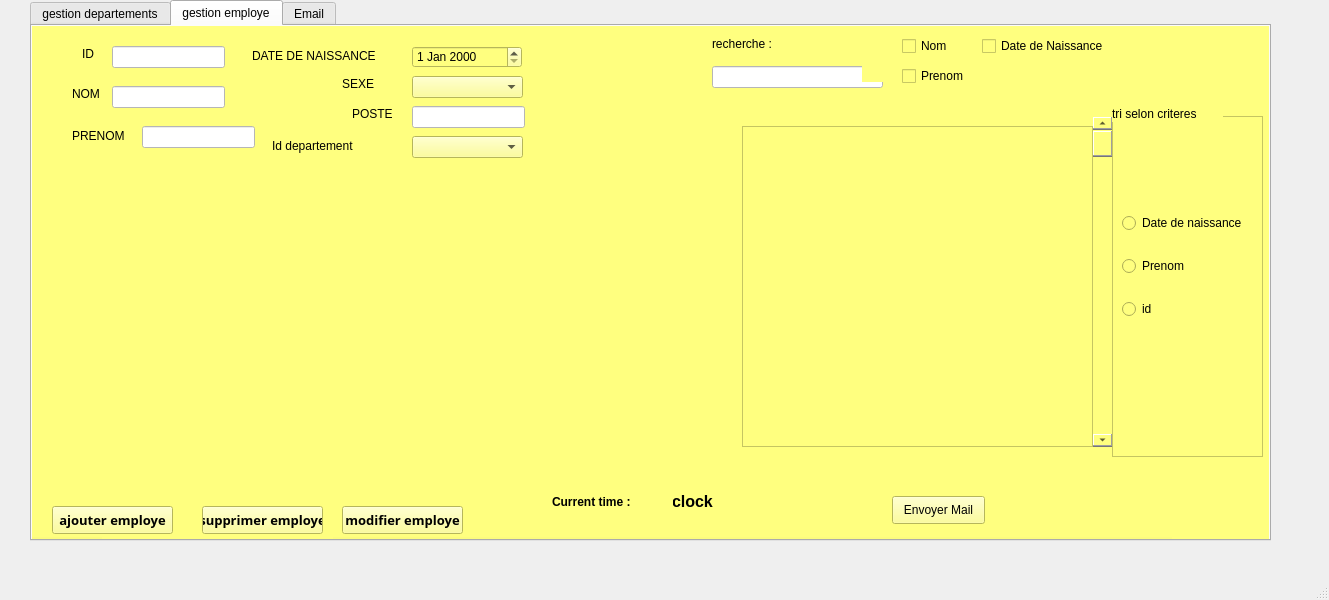
<?xml version="1.0" encoding="UTF-8"?>
<ui version="4.0">
 <class>MainWindow</class>
 <widget class="QMainWindow" name="MainWindow">
  <property name="geometry">
   <rect>
    <x>0</x>
    <y>0</y>
    <width>1329</width>
    <height>600</height>
   </rect>
  </property>
  <property name="windowTitle">
   <string>MainWindow</string>
  </property>
  <widget class="QWidget" name="centralwidget">
   <widget class="QTabWidget" name="gestion">
    <property name="geometry">
     <rect>
      <x>30</x>
      <y>0</y>
      <width>1241</width>
      <height>541</height>
     </rect>
    </property>
    <property name="styleSheet">
     <string notr="true"/>
    </property>
    <property name="currentIndex">
     <number>1</number>
    </property>
    <widget class="QWidget" name="gestiondepartement">
     <attribute name="title">
      <string>gestion departements</string>
     </attribute>
     <widget class="QGroupBox" name="groupBox_2">
      <property name="geometry">
       <rect>
        <x>0</x>
        <y>0</y>
        <width>1241</width>
        <height>521</height>
       </rect>
      </property>
      <property name="styleSheet">
       <string notr="true">background-color:rgb(255, 255, 127)</string>
      </property>
      <property name="title">
       <string>gestion de departements</string>
      </property>
      <widget class="QLabel" name="label_16">
       <property name="geometry">
        <rect>
         <x>0</x>
         <y>90</y>
         <width>121</width>
         <height>20</height>
        </rect>
       </property>
       <property name="styleSheet">
        <string notr="true">font: 87 8pt &quot;Arial Black&quot;;</string>
       </property>
       <property name="text">
        <string>ID Departement</string>
       </property>
      </widget>
      <widget class="QLabel" name="label_17">
       <property name="geometry">
        <rect>
         <x>0</x>
         <y>150</y>
         <width>55</width>
         <height>16</height>
        </rect>
       </property>
       <property name="styleSheet">
        <string notr="true">font: 87 8pt &quot;Arial Black&quot;;</string>
       </property>
       <property name="text">
        <string>NOM</string>
       </property>
      </widget>
      <widget class="QLabel" name="label_18">
       <property name="geometry">
        <rect>
         <x>4</x>
         <y>210</y>
         <width>151</width>
         <height>20</height>
        </rect>
       </property>
       <property name="styleSheet">
        <string notr="true">font: 87 8pt &quot;Arial Black&quot;;</string>
       </property>
       <property name="text">
        <string>NOMBRE EMPLOYE</string>
       </property>
      </widget>
      <widget class="QLabel" name="label_19">
       <property name="geometry">
        <rect>
         <x>0</x>
         <y>270</y>
         <width>151</width>
         <height>16</height>
        </rect>
       </property>
       <property name="styleSheet">
        <string notr="true">font: 87 8pt &quot;Arial Black&quot;;</string>
       </property>
       <property name="text">
        <string>DATE DE CREATION</string>
       </property>
      </widget>
      <widget class="QLineEdit" name="id_ch">
       <property name="geometry">
        <rect>
         <x>130</x>
         <y>90</y>
         <width>113</width>
         <height>22</height>
        </rect>
       </property>
       <property name="styleSheet">
        <string notr="true">background-color:rgb(255, 255, 255)</string>
       </property>
      </widget>
      <widget class="QLineEdit" name="nom_ch">
       <property name="geometry">
        <rect>
         <x>50</x>
         <y>150</y>
         <width>113</width>
         <height>22</height>
        </rect>
       </property>
       <property name="styleSheet">
        <string notr="true">background-color:rgb(255, 255, 255)</string>
       </property>
      </widget>
      <widget class="QLineEdit" name="nombre_ch">
       <property name="geometry">
        <rect>
         <x>140</x>
         <y>210</y>
         <width>113</width>
         <height>22</height>
        </rect>
       </property>
       <property name="styleSheet">
        <string notr="true">background-color:rgb(255, 255, 255)</string>
       </property>
      </widget>
      <widget class="QDateEdit" name="date_ch">
       <property name="geometry">
        <rect>
         <x>140</x>
         <y>270</y>
         <width>110</width>
         <height>22</height>
        </rect>
       </property>
       <property name="styleSheet">
        <string notr="true">background-color:rgb(255, 255, 255)</string>
       </property>
      </widget>
      <widget class="QLabel" name="ajout_taswira">
       <property name="geometry">
        <rect>
         <x>50</x>
         <y>400</y>
         <width>71</width>
         <height>61</height>
        </rect>
       </property>
       <property name="text">
        <string/>
       </property>
       <property name="pixmap">
        <pixmap>../../../../Downloads/icons8-add-user-male-24.png</pixmap>
       </property>
      </widget>
      <widget class="QPushButton" name="ajout_dep">
       <property name="geometry">
        <rect>
         <x>0</x>
         <y>450</y>
         <width>141</width>
         <height>28</height>
        </rect>
       </property>
       <property name="font">
        <font>
         <family>Agency FB</family>
         <pointsize>10</pointsize>
         <weight>75</weight>
         <bold>true</bold>
        </font>
       </property>
       <property name="styleSheet">
        <string notr="true"/>
       </property>
       <property name="text">
        <string>ajouter DEPARTEMENT</string>
       </property>
      </widget>
      <widget class="QLabel" name="label_21">
       <property name="geometry">
        <rect>
         <x>210</x>
         <y>400</y>
         <width>51</width>
         <height>41</height>
        </rect>
       </property>
       <property name="text">
        <string/>
       </property>
       <property name="pixmap">
        <pixmap>../../../../Downloads/icons8-delete-user-male-50.png</pixmap>
       </property>
      </widget>
      <widget class="QPushButton" name="supp_dep">
       <property name="geometry">
        <rect>
         <x>160</x>
         <y>450</y>
         <width>161</width>
         <height>28</height>
        </rect>
       </property>
       <property name="font">
        <font>
         <family>Agency FB</family>
         <pointsize>10</pointsize>
         <weight>75</weight>
         <bold>true</bold>
        </font>
       </property>
       <property name="text">
        <string>supprimer DEPARTEMENT</string>
       </property>
      </widget>
      <widget class="QLabel" name="label_22">
       <property name="geometry">
        <rect>
         <x>1140</x>
         <y>440</y>
         <width>101</width>
         <height>71</height>
        </rect>
       </property>
       <property name="text">
        <string/>
       </property>
       <property name="pixmap">
        <pixmap>../../../../Downloads/icons8-deliver-food-100.png</pixmap>
       </property>
      </widget>
      <widget class="QLabel" name="label_23">
       <property name="geometry">
        <rect>
         <x>400</x>
         <y>410</y>
         <width>91</width>
         <height>41</height>
        </rect>
       </property>
       <property name="text">
        <string/>
       </property>
       <property name="pixmap">
        <pixmap>../../../../Downloads/icons8-edit-user-24.png</pixmap>
       </property>
      </widget>
      <widget class="QPushButton" name="modif_dep">
       <property name="geometry">
        <rect>
         <x>340</x>
         <y>450</y>
         <width>161</width>
         <height>28</height>
        </rect>
       </property>
       <property name="font">
        <font>
         <family>Agency FB</family>
         <pointsize>10</pointsize>
         <weight>75</weight>
         <bold>true</bold>
        </font>
       </property>
       <property name="styleSheet">
        <string notr="true">background-color:rgb(255, 255, 255)</string>
       </property>
       <property name="text">
        <string>modifier DEPARTEMENT</string>
       </property>
      </widget>
      <widget class="QLineEdit" name="recherche_departement">
       <property name="geometry">
        <rect>
         <x>200</x>
         <y>30</y>
         <width>171</width>
         <height>22</height>
        </rect>
       </property>
       <property name="styleSheet">
        <string notr="true">background-color:rgb(255, 255, 255)</string>
       </property>
      </widget>
      <widget class="QLabel" name="label_24">
       <property name="geometry">
        <rect>
         <x>200</x>
         <y>10</y>
         <width>71</width>
         <height>16</height>
        </rect>
       </property>
       <property name="text">
        <string>rechercher:</string>
       </property>
      </widget>
      <widget class="QLabel" name="label_25">
       <property name="geometry">
        <rect>
         <x>350</x>
         <y>30</y>
         <width>55</width>
         <height>16</height>
        </rect>
       </property>
       <property name="text">
        <string/>
       </property>
       <property name="pixmap">
        <pixmap>../../../../Downloads/icons8-search-bar-24.png</pixmap>
       </property>
      </widget>
      <widget class="QListView" name="listView_4">
       <property name="geometry">
        <rect>
         <x>970</x>
         <y>10</y>
         <width>271</width>
         <height>281</height>
        </rect>
       </property>
       <property name="styleSheet">
        <string notr="true"/>
       </property>
      </widget>
      <widget class="QLabel" name="label_26">
       <property name="geometry">
        <rect>
         <x>970</x>
         <y>0</y>
         <width>111</width>
         <height>16</height>
        </rect>
       </property>
       <property name="text">
        <string>tri selon criteres</string>
       </property>
      </widget>
      <widget class="QPushButton" name="pushButton_8">
       <property name="geometry">
        <rect>
         <x>570</x>
         <y>450</y>
         <width>93</width>
         <height>28</height>
        </rect>
       </property>
       <property name="text">
        <string>envoyer</string>
       </property>
      </widget>
      <widget class="QTableView" name="table_depart">
       <property name="geometry">
        <rect>
         <x>260</x>
         <y>110</y>
         <width>631</width>
         <height>281</height>
        </rect>
       </property>
      </widget>
      <widget class="QScrollBar" name="verticalScrollBar_2">
       <property name="geometry">
        <rect>
         <x>890</x>
         <y>110</y>
         <width>21</width>
         <height>281</height>
        </rect>
       </property>
       <property name="orientation">
        <enum>Qt::Vertical</enum>
       </property>
      </widget>
      <widget class="QWidget" name="verticalLayoutWidget_2">
       <property name="geometry">
        <rect>
         <x>1020</x>
         <y>40</y>
         <width>171</width>
         <height>172</height>
        </rect>
       </property>
       <layout class="QVBoxLayout" name="verticalLayout_2">
        <item>
         <widget class="QRadioButton" name="radiotri_date_c_2">
          <property name="text">
           <string>date de creation</string>
          </property>
         </widget>
        </item>
        <item>
         <widget class="QRadioButton" name="radiotri_nom_dep">
          <property name="text">
           <string>nombre employe</string>
          </property>
         </widget>
        </item>
        <item>
         <widget class="QRadioButton" name="radiotri_id_dep">
          <property name="text">
           <string>id_chef</string>
          </property>
         </widget>
        </item>
       </layout>
      </widget>
      <widget class="QCheckBox" name="checkBox_rech_nom_dep">
       <property name="geometry">
        <rect>
         <x>370</x>
         <y>70</y>
         <width>81</width>
         <height>20</height>
        </rect>
       </property>
       <property name="text">
        <string>Nom</string>
       </property>
      </widget>
      <widget class="QCheckBox" name="checkBox_rech_date_c">
       <property name="geometry">
        <rect>
         <x>630</x>
         <y>70</y>
         <width>131</width>
         <height>20</height>
        </rect>
       </property>
       <property name="text">
        <string>Date de Creation</string>
       </property>
      </widget>
      <widget class="QCheckBox" name="checkBox_rech_id_chef">
       <property name="geometry">
        <rect>
         <x>510</x>
         <y>70</y>
         <width>81</width>
         <height>20</height>
        </rect>
       </property>
       <property name="text">
        <string>ID</string>
       </property>
      </widget>
      <zorder>listView_4</zorder>
      <zorder>label_16</zorder>
      <zorder>label_17</zorder>
      <zorder>label_18</zorder>
      <zorder>label_19</zorder>
      <zorder>id_ch</zorder>
      <zorder>nom_ch</zorder>
      <zorder>nombre_ch</zorder>
      <zorder>date_ch</zorder>
      <zorder>ajout_taswira</zorder>
      <zorder>ajout_dep</zorder>
      <zorder>label_21</zorder>
      <zorder>supp_dep</zorder>
      <zorder>label_22</zorder>
      <zorder>label_23</zorder>
      <zorder>modif_dep</zorder>
      <zorder>recherche_departement</zorder>
      <zorder>label_24</zorder>
      <zorder>label_25</zorder>
      <zorder>pushButton_8</zorder>
      <zorder>table_depart</zorder>
      <zorder>verticalScrollBar_2</zorder>
      <zorder>verticalLayoutWidget_2</zorder>
      <zorder>checkBox_rech_nom_dep</zorder>
      <zorder>checkBox_rech_date_c</zorder>
      <zorder>checkBox_rech_id_chef</zorder>
      <zorder>label_26</zorder>
     </widget>
    </widget>
    <widget class="QWidget" name="tab">
     <property name="styleSheet">
      <string notr="true"/>
     </property>
     <attribute name="title">
      <string>gestion employe</string>
     </attribute>
     <widget class="QGroupBox" name="groupBox">
      <property name="geometry">
       <rect>
        <x>-10</x>
        <y>0</y>
        <width>1251</width>
        <height>531</height>
       </rect>
      </property>
      <property name="styleSheet">
       <string notr="true">background-color:rgb(255, 255, 127)</string>
      </property>
      <property name="title">
       <string>gerer un employe</string>
      </property>
      <widget class="QLabel" name="label">
       <property name="geometry">
        <rect>
         <x>60</x>
         <y>20</y>
         <width>55</width>
         <height>16</height>
        </rect>
       </property>
       <property name="styleSheet">
        <string notr="true">font: 87 8pt &quot;Arial Black&quot;;</string>
       </property>
       <property name="text">
        <string>ID</string>
       </property>
      </widget>
      <widget class="QLabel" name="label_2">
       <property name="geometry">
        <rect>
         <x>50</x>
         <y>60</y>
         <width>55</width>
         <height>16</height>
        </rect>
       </property>
       <property name="styleSheet">
        <string notr="true">font: 87 8pt &quot;Arial Black&quot;;</string>
       </property>
       <property name="text">
        <string>NOM</string>
       </property>
      </widget>
      <widget class="QLabel" name="label_3">
       <property name="geometry">
        <rect>
         <x>50</x>
         <y>100</y>
         <width>71</width>
         <height>20</height>
        </rect>
       </property>
       <property name="styleSheet">
        <string notr="true">font: 87 8pt &quot;Arial Black&quot;;</string>
       </property>
       <property name="text">
        <string>PRENOM</string>
       </property>
      </widget>
      <widget class="QLabel" name="label_4">
       <property name="geometry">
        <rect>
         <x>230</x>
         <y>20</y>
         <width>161</width>
         <height>20</height>
        </rect>
       </property>
       <property name="styleSheet">
        <string notr="true">font: 87 8pt &quot;Arial Black&quot;;</string>
       </property>
       <property name="text">
        <string>DATE DE NAISSANCE</string>
       </property>
      </widget>
      <widget class="QLineEdit" name="id_e">
       <property name="geometry">
        <rect>
         <x>90</x>
         <y>20</y>
         <width>113</width>
         <height>22</height>
        </rect>
       </property>
       <property name="styleSheet">
        <string notr="true">background-color:rgb(255, 255, 255)</string>
       </property>
      </widget>
      <widget class="QLineEdit" name="nom_e">
       <property name="geometry">
        <rect>
         <x>90</x>
         <y>60</y>
         <width>113</width>
         <height>22</height>
        </rect>
       </property>
       <property name="styleSheet">
        <string notr="true">background-color:rgb(255, 255, 255)</string>
       </property>
      </widget>
      <widget class="QLineEdit" name="prenom_e">
       <property name="geometry">
        <rect>
         <x>120</x>
         <y>100</y>
         <width>113</width>
         <height>22</height>
        </rect>
       </property>
       <property name="styleSheet">
        <string notr="true">background-color:rgb(255, 255, 255)</string>
       </property>
      </widget>
      <widget class="QDateEdit" name="date_naiss_e">
       <property name="geometry">
        <rect>
         <x>390</x>
         <y>20</y>
         <width>110</width>
         <height>22</height>
        </rect>
       </property>
      </widget>
      <widget class="QScrollBar" name="verticalScrollBar">
       <property name="geometry">
        <rect>
         <x>1070</x>
         <y>90</y>
         <width>21</width>
         <height>331</height>
        </rect>
       </property>
       <property name="orientation">
        <enum>Qt::Vertical</enum>
       </property>
      </widget>
      <widget class="QLabel" name="label_5">
       <property name="geometry">
        <rect>
         <x>80</x>
         <y>430</y>
         <width>231</width>
         <height>91</height>
        </rect>
       </property>
       <property name="text">
        <string/>
       </property>
       <property name="pixmap">
        <pixmap>../../../../Downloads/icons8-add-user-male-24.png</pixmap>
       </property>
      </widget>
      <widget class="QPushButton" name="ajoute_e">
       <property name="geometry">
        <rect>
         <x>30</x>
         <y>480</y>
         <width>121</width>
         <height>28</height>
        </rect>
       </property>
       <property name="font">
        <font>
         <family>Agency FB</family>
         <pointsize>10</pointsize>
         <weight>75</weight>
         <bold>true</bold>
        </font>
       </property>
       <property name="text">
        <string>ajouter employe</string>
       </property>
      </widget>
      <widget class="QLabel" name="label_6">
       <property name="geometry">
        <rect>
         <x>210</x>
         <y>420</y>
         <width>111</width>
         <height>71</height>
        </rect>
       </property>
       <property name="text">
        <string/>
       </property>
       <property name="pixmap">
        <pixmap>../../../../Downloads/icons8-delete-user-male-50.png</pixmap>
       </property>
      </widget>
      <widget class="QPushButton" name="pushButton_2">
       <property name="geometry">
        <rect>
         <x>180</x>
         <y>480</y>
         <width>121</width>
         <height>28</height>
        </rect>
       </property>
       <property name="font">
        <font>
         <family>Agency FB</family>
         <pointsize>10</pointsize>
         <weight>75</weight>
         <bold>true</bold>
        </font>
       </property>
       <property name="text">
        <string>supprimer employe</string>
       </property>
      </widget>
      <widget class="QLabel" name="label_7">
       <property name="geometry">
        <rect>
         <x>1150</x>
         <y>440</y>
         <width>101</width>
         <height>81</height>
        </rect>
       </property>
       <property name="text">
        <string/>
       </property>
       <property name="pixmap">
        <pixmap>../../../../Downloads/icons8-deliver-food-100.png</pixmap>
       </property>
      </widget>
      <widget class="QLabel" name="label_8">
       <property name="geometry">
        <rect>
         <x>370</x>
         <y>440</y>
         <width>21</width>
         <height>41</height>
        </rect>
       </property>
       <property name="styleSheet">
        <string notr="true"/>
       </property>
       <property name="text">
        <string/>
       </property>
       <property name="pixmap">
        <pixmap>../../../../Downloads/icons8-edit-user-24.png</pixmap>
       </property>
      </widget>
      <widget class="QPushButton" name="pushButton_3">
       <property name="geometry">
        <rect>
         <x>320</x>
         <y>480</y>
         <width>121</width>
         <height>28</height>
        </rect>
       </property>
       <property name="font">
        <font>
         <family>Agency FB</family>
         <pointsize>10</pointsize>
         <weight>75</weight>
         <bold>true</bold>
        </font>
       </property>
       <property name="text">
        <string>modifier employe</string>
       </property>
      </widget>
      <widget class="QLineEdit" name="recherche_employe">
       <property name="geometry">
        <rect>
         <x>690</x>
         <y>40</y>
         <width>171</width>
         <height>22</height>
        </rect>
       </property>
       <property name="styleSheet">
        <string notr="true">background-color:rgb(255, 255, 255)</string>
       </property>
      </widget>
      <widget class="QLabel" name="label_9">
       <property name="geometry">
        <rect>
         <x>690</x>
         <y>10</y>
         <width>141</width>
         <height>16</height>
        </rect>
       </property>
       <property name="text">
        <string>recherche :</string>
       </property>
      </widget>
      <widget class="QLabel" name="label_10">
       <property name="geometry">
        <rect>
         <x>840</x>
         <y>40</y>
         <width>55</width>
         <height>16</height>
        </rect>
       </property>
       <property name="text">
        <string/>
       </property>
       <property name="pixmap">
        <pixmap>../../../../Downloads/icons8-search-bar-24.png</pixmap>
       </property>
      </widget>
      <widget class="QListView" name="listView_2">
       <property name="geometry">
        <rect>
         <x>1090</x>
         <y>90</y>
         <width>151</width>
         <height>341</height>
        </rect>
       </property>
      </widget>
      <widget class="QLabel" name="label_11">
       <property name="geometry">
        <rect>
         <x>1090</x>
         <y>80</y>
         <width>111</width>
         <height>16</height>
        </rect>
       </property>
       <property name="text">
        <string>tri selon criteres</string>
       </property>
      </widget>
      <widget class="QLabel" name="label_12">
       <property name="geometry">
        <rect>
         <x>320</x>
         <y>50</y>
         <width>55</width>
         <height>16</height>
        </rect>
       </property>
       <property name="styleSheet">
        <string notr="true">font: 87 8pt &quot;Arial Black&quot;;</string>
       </property>
       <property name="text">
        <string>SEXE</string>
       </property>
      </widget>
      <widget class="QLineEdit" name="poste_e">
       <property name="geometry">
        <rect>
         <x>390</x>
         <y>80</y>
         <width>113</width>
         <height>22</height>
        </rect>
       </property>
       <property name="styleSheet">
        <string notr="true">background-color:rgb(255, 255, 255)</string>
       </property>
      </widget>
      <widget class="QLabel" name="label_13">
       <property name="geometry">
        <rect>
         <x>330</x>
         <y>80</y>
         <width>55</width>
         <height>16</height>
        </rect>
       </property>
       <property name="styleSheet">
        <string notr="true">font: 87 8pt &quot;Arial Black&quot;;</string>
       </property>
       <property name="text">
        <string>POSTE</string>
       </property>
      </widget>
      <widget class="QPushButton" name="envoyer_mail">
       <property name="geometry">
        <rect>
         <x>870</x>
         <y>470</y>
         <width>93</width>
         <height>28</height>
        </rect>
       </property>
       <property name="text">
        <string>Envoyer Mail</string>
       </property>
      </widget>
      <widget class="QTableView" name="table_e">
       <property name="geometry">
        <rect>
         <x>720</x>
         <y>100</y>
         <width>351</width>
         <height>321</height>
        </rect>
       </property>
      </widget>
      <widget class="QComboBox" name="sexe_e">
       <property name="geometry">
        <rect>
         <x>390</x>
         <y>50</y>
         <width>111</width>
         <height>22</height>
        </rect>
       </property>
      </widget>
      <widget class="QWidget" name="verticalLayoutWidget">
       <property name="geometry">
        <rect>
         <x>1100</x>
         <y>170</y>
         <width>133</width>
         <height>141</height>
        </rect>
       </property>
       <layout class="QVBoxLayout" name="verticalLayout">
        <item>
         <widget class="QRadioButton" name="radiotri_date_n">
          <property name="text">
           <string>Date de naissance</string>
          </property>
         </widget>
        </item>
        <item>
         <widget class="QRadioButton" name="radiotri_prenom">
          <property name="text">
           <string>Prenom</string>
          </property>
         </widget>
        </item>
        <item>
         <widget class="QRadioButton" name="radiotri_id_emp">
          <property name="text">
           <string>id</string>
          </property>
         </widget>
        </item>
       </layout>
      </widget>
      <widget class="QCheckBox" name="checkBox_rech_nom">
       <property name="geometry">
        <rect>
         <x>880</x>
         <y>10</y>
         <width>81</width>
         <height>20</height>
        </rect>
       </property>
       <property name="text">
        <string>Nom</string>
       </property>
      </widget>
      <widget class="QCheckBox" name="checkBox_rech_prenom">
       <property name="geometry">
        <rect>
         <x>880</x>
         <y>40</y>
         <width>81</width>
         <height>20</height>
        </rect>
       </property>
       <property name="text">
        <string>Prenom</string>
       </property>
      </widget>
      <widget class="QCheckBox" name="checkBox_rech_date_n">
       <property name="geometry">
        <rect>
         <x>960</x>
         <y>10</y>
         <width>131</width>
         <height>20</height>
        </rect>
       </property>
       <property name="text">
        <string>Date de Naissance</string>
       </property>
      </widget>
      <widget class="QLabel" name="label_14">
       <property name="geometry">
        <rect>
         <x>10</x>
         <y>0</y>
         <width>1241</width>
         <height>511</height>
        </rect>
       </property>
       <property name="text">
        <string/>
       </property>
       <property name="pixmap">
        <pixmap>../../../bd.jpg</pixmap>
       </property>
      </widget>
      <widget class="QLabel" name="label_15">
       <property name="geometry">
        <rect>
         <x>250</x>
         <y>110</y>
         <width>131</width>
         <height>20</height>
        </rect>
       </property>
       <property name="styleSheet">
        <string notr="true">font: 87 8pt &quot;Arial Black&quot;;</string>
       </property>
       <property name="text">
        <string>Id departement</string>
       </property>
      </widget>
      <widget class="QComboBox" name="comboBox_iddepartement">
       <property name="geometry">
        <rect>
         <x>390</x>
         <y>110</y>
         <width>111</width>
         <height>22</height>
        </rect>
       </property>
      </widget>
      <widget class="QLabel" name="Digital_clock">
       <property name="geometry">
        <rect>
         <x>650</x>
         <y>440</y>
         <width>211</width>
         <height>71</height>
        </rect>
       </property>
       <property name="font">
        <font>
         <pointsize>12</pointsize>
         <weight>75</weight>
         <bold>true</bold>
        </font>
       </property>
       <property name="text">
        <string>clock</string>
       </property>
      </widget>
      <widget class="QLabel" name="label_29">
       <property name="geometry">
        <rect>
         <x>530</x>
         <y>440</y>
         <width>121</width>
         <height>71</height>
        </rect>
       </property>
       <property name="font">
        <font>
         <family>MS Shell Dlg 2</family>
         <weight>75</weight>
         <bold>true</bold>
        </font>
       </property>
       <property name="text">
        <string>Current time : </string>
       </property>
      </widget>
      <zorder>label_14</zorder>
      <zorder>label</zorder>
      <zorder>label_2</zorder>
      <zorder>label_3</zorder>
      <zorder>label_4</zorder>
      <zorder>id_e</zorder>
      <zorder>nom_e</zorder>
      <zorder>prenom_e</zorder>
      <zorder>date_naiss_e</zorder>
      <zorder>verticalScrollBar</zorder>
      <zorder>label_5</zorder>
      <zorder>ajoute_e</zorder>
      <zorder>label_6</zorder>
      <zorder>pushButton_2</zorder>
      <zorder>label_7</zorder>
      <zorder>label_8</zorder>
      <zorder>pushButton_3</zorder>
      <zorder>recherche_employe</zorder>
      <zorder>label_9</zorder>
      <zorder>label_10</zorder>
      <zorder>listView_2</zorder>
      <zorder>label_11</zorder>
      <zorder>label_12</zorder>
      <zorder>poste_e</zorder>
      <zorder>label_13</zorder>
      <zorder>envoyer_mail</zorder>
      <zorder>table_e</zorder>
      <zorder>sexe_e</zorder>
      <zorder>verticalLayoutWidget</zorder>
      <zorder>checkBox_rech_nom</zorder>
      <zorder>checkBox_rech_prenom</zorder>
      <zorder>checkBox_rech_date_n</zorder>
      <zorder>label_15</zorder>
      <zorder>comboBox_iddepartement</zorder>
      <zorder>Digital_clock</zorder>
      <zorder>label_29</zorder>
     </widget>
    </widget>
    <widget class="QWidget" name="tab_2">
     <attribute name="title">
      <string>Email</string>
     </attribute>
     <widget class="QLabel" name="label_20">
      <property name="geometry">
       <rect>
        <x>20</x>
        <y>49</y>
        <width>48</width>
        <height>22</height>
       </rect>
      </property>
      <property name="text">
       <string>Subject:</string>
      </property>
     </widget>
     <widget class="QLineEdit" name="subject">
      <property name="geometry">
       <rect>
        <x>103</x>
        <y>49</y>
        <width>377</width>
        <height>22</height>
       </rect>
      </property>
     </widget>
     <widget class="QPlainTextEdit" name="msg">
      <property name="geometry">
       <rect>
        <x>103</x>
        <y>80</y>
        <width>377</width>
        <height>175</height>
       </rect>
      </property>
     </widget>
     <widget class="QLabel" name="label_27">
      <property name="geometry">
       <rect>
        <x>20</x>
        <y>18</y>
        <width>69</width>
        <height>22</height>
       </rect>
      </property>
      <property name="text">
       <string>Recipant to:</string>
      </property>
     </widget>
     <widget class="QLabel" name="label_28">
      <property name="geometry">
       <rect>
        <x>20</x>
        <y>80</y>
        <width>55</width>
        <height>28</height>
       </rect>
      </property>
      <property name="text">
       <string>Message:</string>
      </property>
     </widget>
     <widget class="QLineEdit" name="rcpt">
      <property name="geometry">
       <rect>
        <x>103</x>
        <y>18</y>
        <width>377</width>
        <height>22</height>
       </rect>
      </property>
     </widget>
     <widget class="QPushButton" name="sendBtn">
      <property name="geometry">
       <rect>
        <x>330</x>
        <y>270</y>
        <width>93</width>
        <height>28</height>
       </rect>
      </property>
      <property name="text">
       <string>Envoyer</string>
      </property>
     </widget>
    </widget>
   </widget>
  </widget>
  <widget class="QMenuBar" name="menubar">
   <property name="geometry">
    <rect>
     <x>0</x>
     <y>0</y>
     <width>1329</width>
     <height>26</height>
    </rect>
   </property>
  </widget>
  <widget class="QStatusBar" name="statusbar"/>
 </widget>
 <resources/>
 <connections/>
</ui>
